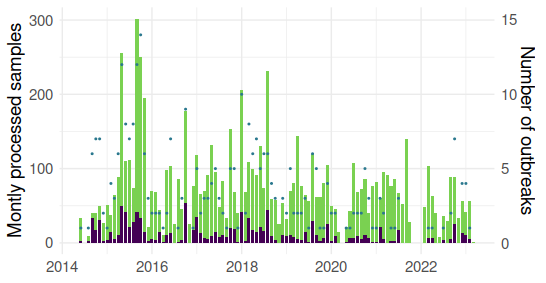

R code for this plot:
c <- read.csv(file="casos-notifi.csv")

c$Month <- lubridate::ymd(c$Month)

  ggplot(c)+
    geom_col(aes(Month, Total_muestras), fill="#7AD151FF")+
    geom_col(aes(Month, Casos), fill="#440154FF") +
    geom_point(aes(Month, brotes*20), size=0.4, color="#2a788eff")+
    scale_y_continuous(
    sec.axis = sec_axis(trans = ~. /20, name="Number of outbreaks")) + 
    labs(fill="",
       x=NULL,
       y="Montly processed samples")+
    theme_minimal()+
    theme(text = element_text(size = 14))


  
  # Python by chatGTP
  
  import pandas as pd
  import matplotlib.pyplot as plt
  import seaborn as sns
  from matplotlib.ticker import FuncFormatter
  
  # Load the data
  c = pd.read_csv('casos-notifi.csv')
  
  # Convert Month to datetime format
  c['Month'] = pd.to_datetime(c['Month'])
  
  # Plot the data
  plt.figure(figsize=(10, 6))
  
  # Total_muestras
  plt.bar(c['Month'], c['Total_muestras'], color='#7AD151FF')
  
  # Casos
  plt.bar(c['Month'], c['Casos'], color='#440154FF')
  
  # brotes
  plt.scatter(c['Month'], c['brotes'] * 20, s=4, color='#2a788eff')
  
  # Secondary axis for number of outbreaks
  def outbreaks_formatter(x, pos):
    return int(x / 20)
  
  ax = plt.gca()
  ax2 = ax.twinx()
  ax2.yaxis.set_major_formatter(FuncFormatter(outbreaks_formatter))
  ax2.set_ylabel('Number of outbreaks')
  
  # Set labels and title
  plt.xlabel(None)
  plt.ylabel('Monthly processed samples')
  plt.title('Monthly Cases')
  
  # Adjust layout and display the plot
  plt.tight_layout()
  plt.show()
  
